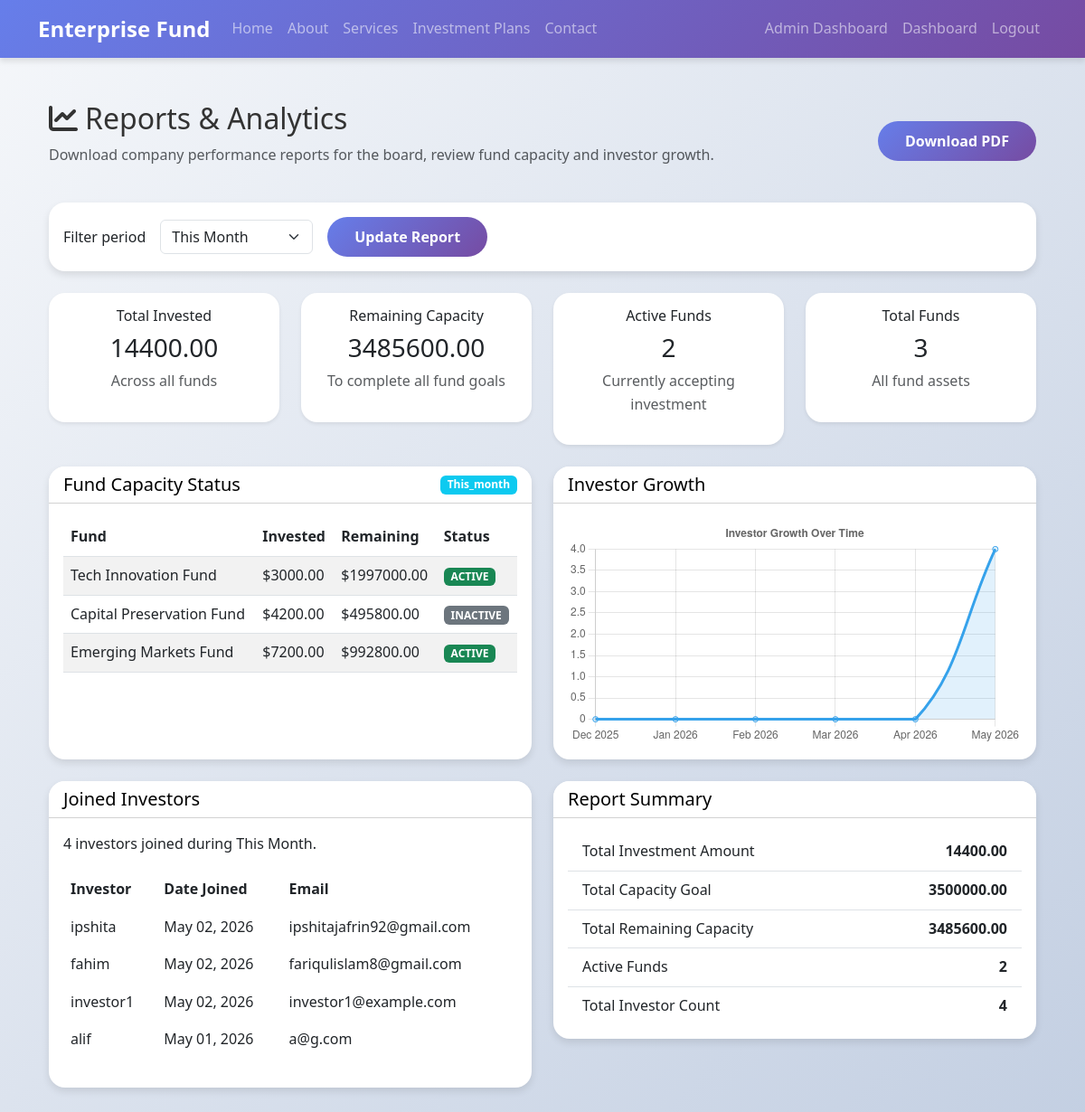
Page /accounts/admin/reports/ (signed in) on the committed database.
### accounts/models.py (models this page shows, shortened)
class Fund(models.Model):
    STATUS_ACTIVE = 'active'
    STATUS_INACTIVE = 'inactive'
    STATUS_CHOICES = [
        (STATUS_ACTIVE, 'Active'),
        (STATUS_INACTIVE, 'Inactive'),
    ]
    name = models.CharField(max_length=255)
    description = models.TextField()
    minimum_investment = models.DecimalField(max_digits=10, decimal_places=2)
    expected_return = models.CharField(max_length=100)
    duration = models.CharField(max_length=100)
    total_capacity = models.DecimalField(max_digits=15, decimal_places=2)
    invested_amount = models.DecimalField(max_digits=15, decimal_places=2, default=0)
    status = models.CharField(max_length=50, choices=STATUS_CHOICES, default=STATUS_ACTIVE)
    created_at = models.DateTimeField(auto_now_add=True)

class CustomUser(AbstractUser):
    ROLE_CHOICES = [
        ('viewer', 'Viewer'),
        ('investor', 'Investor'),
        ('admin', 'Admin'),
    ]
    role = models.CharField(max_length=10, choices=ROLE_CHOICES, default='viewer')
    email_verified = models.BooleanField(default=False)

### accounts/views.py (the view)
# urls.py: path('admin/reports/', views.admin_reports, name='admin_reports'),
@login_required
def admin_reports(request):
    if request.user.role != 'admin':
        return HttpResponseForbidden('Access denied')
    context = build_admin_report_context(request.GET.get('period', 'this_month'))
    return render(request, 'accounts/admin_reports.html', context)

### templates/accounts/admin_reports.html (shortened to what this page needs)
{% extends 'base.html' %}
{% block content %}
<div class="container my-5">
    <div class="d-flex justify-content-between align-items-center mb-4">
        <div>
            <h2><i class="fas fa-chart-line me-2"></i>Reports & Analytics</h2>
            <p class="text-muted">Download company performance reports for the board, review fund capacity and investor growth.</p>
        </div>
        <div class="text-end">
            <a href="{% url 'accounts:admin_reports_download' %}?period={{ selected_period }}&type=pdf" class="btn btn-primary">Download PDF</a>
        </div>
    </div>
    <div class="card mb-4">
        <div class="card-body">
            <form method="get" class="row g-3 align-items-center">
                <div class="col-auto">
                    <label for="period" class="col-form-label">Filter period</label>
                </div>
                <div class="col-auto">
                    <select id="period" name="period" class="form-select">
                        <option value="this_month" {% if selected_period == 'this_month' %}selected{% endif %}>This Month</option>
                    </select>
                </div>
                <div class="col-auto">
                    <button type="submit" class="btn btn-primary">Update Report</button>
                </div>
            </form>
        </div>
    </div>
    <div class="row g-4 mb-4">
        <div class="col-md-3">
            <div class="card report-card shadow-sm">
                <div class="card-body text-center">
                    <h6>Total Invested</h6>
                    <h3>{{ total_invested|floatformat:2 }}</h3>
                    <p class="text-muted">Across all funds</p>
                </div>
            </div>
        </div>
        <div class="col-md-3">
            <div class="card report-card shadow-sm">
                <div class="card-body text-center">
                    <h6>Remaining Capacity</h6>
                    <h3>{{ total_remaining|floatformat:2 }}</h3>
                    <p class="text-muted">To complete all fund goals</p>
                </div>
            </div>
        </div>
        <div class="col-md-3">
            <div class="card report-card shadow-sm">
                <div class="card-body text-center">
                    <h6>Active Funds</h6>
                    <h3>{{ active_funds }}</h3>
                    <p class="text-muted">Currently accepting investment</p>
                </div>
            </div>
        </div>
        <div class="col-md-3">
            <div class="card report-card shadow-sm">
                <div class="card-body text-center">
                    <h6>Total Funds</h6>
                    <h3>{{ total_funds }}</h3>
                    <p class="text-muted">All fund assets</p>
                </div>
            </div>
        </div>
    </div>
    <div class="row g-4 mb-4">
        <div class="col-lg-6">
            <div class="card h-100">
                <div class="card-header d-flex justify-content-between align-items-center">
                    <h5 class="mb-0">Fund Capacity Status</h5>
                    <span class="badge bg-info">{{ selected_period|capfirst }}</span>
                </div>
                <div class="card-body">
                    <div class="table-responsive">
                        <table class="table table-striped table-hover">
                            <thead>
                                <tr>
                                    <th>Fund</th>
                                    <th>Invested</th>
                                    <th>Remaining</th>
                                    <th>Status</th>
                                </tr>
                            </thead>
                            <tbody>
                                {% for fund in fund_summary %}
                                    <tr>
                                        <td>{{ fund.name }}</td>
                                        <td>${{ fund.invested|floatformat:2 }}</td>
                                        <td>${{ fund.remaining|floatformat:2 }}</td>
                                        <td>
                                            <span class="badge bg-{{ fund.badge_color }} text-uppercase">{{ fund.status }}</span>
                                        </td>
                                    </tr>
                                {% empty %}
                                    <tr>
                                        <td colspan="4" class="text-center">No funds available.</td>
                                    </tr>
                                {% endfor %}
                            </tbody>
                        </table>
                    </div>
                </div>
            </div>
        </div>
        <div class="col-lg-6">
            <div class="card h-100">
                <div class="card-header">
                    <h5 class="mb-0">Investor Growth</h5>
                </div>
                <div class="card-body">
                    <canvas id="reportsChart"></canvas>
                </div>
            </div>
        </div>
    </div>
    <div class="row g-4">
        <div class="col-lg-6">
            <div class="card">
                <div class="card-header">
                    <h5 class="mb-0">Joined Investors</h5>
                </div>
                <div class="card-body">
                    <p class="mb-3">{{ members_count }} investors joined during {{ selected_period_label }}.</p>
                    <div class="table-responsive">
                        <table class="table table-borderless">
                            <thead>
                                <tr>
                                    <th>Investor</th>
                                    <th>Date Joined</th>
                                    <th>Email</th>
                                </tr>
                            </thead>
                            <tbody>
                                {% for member in joined_members %}
                                    <tr>
                                        <td>{{ member.username }}</td>
                                        <td>{{ member.date_joined|date:'M d, Y' }}</td>
                                        <td>{{ member.email }}</td>
                                    </tr>
                                {% empty %}
                                    <tr>
                                        <td colspan="3" class="text-center">No investor joins for this period.</td>
                                    </tr>
                                {% endfor %}
                            </tbody>
                        </table>
                    </div>
                </div>
            </div>
        </div>
        <div class="col-lg-6">
            <div class="card">
                <div class="card-header">
                    <h5 class="mb-0">Report Summary</h5>
                </div>
                <div class="card-body">
                    <ul class="list-group list-group-flush">
                        <li class="list-group-item d-flex justify-content-between align-items-center">
                            <span>Total Investment Amount</span>
                            <strong>{{ total_invested|floatformat:2 }}</strong>
                        </li>
                        <li class="list-group-item d-flex justify-content-between align-items-center">
                            <span>Total Capacity Goal</span>
                            <strong>{{ total_capacity|floatformat:2 }}</strong>
                        </li>
                        <li class="list-group-item d-flex justify-content-between align-items-center">
                            <span>Total Remaining Capacity</span>
                            <strong>{{ total_remaining|floatformat:2 }}</strong>
                        </li>
                        <li class="list-group-item d-flex justify-content-between align-items-center">
                            <span>Active Funds</span>
                            <strong>{{ active_funds }}</strong>
                        </li>
                        <li class="list-group-item d-flex justify-content-between align-items-center">
                            <span>Total Investor Count</span>
                            <strong>{{ total_investors }}</strong>
                        </li>
                    </ul>
                </div>
            </div>
        </div>
    </div>
</div>
<script>
document.addEventListener('DOMContentLoaded', function() {
    const ctx = document.getElementById('reportsChart');
    if (ctx) {
        const chartCtx = ctx.getContext('2d');
        new Chart(chartCtx, {
            type: 'line',
            data: {
                labels: {{ month_labels_json|safe }},
                datasets: [{
                    label: 'New Investors',
                    data: {{ month_counts_json|safe }},
                    borderColor: '#36A2EB',
                    backgroundColor: 'rgba(54, 162, 235, 0.15)',
                    tension: 0.4,
                    fill: true,
                }]
            },
            options: {
                responsive: true,
                plugins: {
                    legend: {
                        display: false
                    },
                    title: {
                        display: true,
                        text: 'Investor Growth Over Time'
                    }
                },
                scales: {
                    y: {
                        beginAtZero: true,
                        precision: 0
                    }
                }
            }
        });
    }
});
</script>
{% endblock %}

### static/css/style.css (style rules this page uses)
body { font-family: 'Segoe UI', Tahoma, Geneva, Verdana, sans-serif; background: linear-gradient(135deg, #f5f7fa 0%, #c3cfe2 100%); color: #333; line-height: 1.6; }
.card { box-shadow: 0 4px 8px rgba(0,0,0,.1); border: none; border-radius: 10px; transition: transform 0.3s ease, box-shadow 0.3s ease; }
.btn-primary { background: linear-gradient(135deg, #667eea 0%, #764ba2 100%); border: none; border-radius: 25px; padding: 10px 30px; font-weight: 600; transition: transform 0.3s ease; }
canvas { max-width: 100%; height: 300px; width: 100%; }
.card-header { background-color: white !important; color: black !important; }
.card { border-radius: 18px !important; overflow: hidden; }

### rows in the picture
Fund: name "Tech Innovation Fund", status "ACTIVE"
Fund: name "Capital Preservation Fund", status "INACTIVE"
Fund: name "Emerging Markets Fund", status "ACTIVE"
CustomUser: username "ipshita", date_joined "May 02, 2026", email "ipshitajafrin92@gmail.com"
CustomUser: username "fahim", date_joined "May 02, 2026", email "fariqulislam8@gmail.com"
CustomUser: username "investor1", date_joined "May 02, 2026", email "investor1@example.com"
CustomUser: username "alif", date_joined "May 01, 2026", email "a@g.com"

### other values in the picture
{{ total_invested|floatformat:2 }} "14400.00"
{{ total_remaining|floatformat:2 }} "3485600.00"
{{ active_funds }} "2"
{{ total_funds }} "3"
{{ selected_period|capfirst }} "This_month"
{{ fund.invested|floatformat:2 }} "3000.00" "4200.00" "7200.00"
{{ fund.remaining|floatformat:2 }} "1997000.00" "495800.00" "992800.00"
{{ members_count }} "4"
{{ selected_period_label }} "This Month"
{{ total_capacity|floatformat:2 }} "3500000.00"
{{ total_investors }} "4"
chart data {{ month_counts_json|safe }} [0, 0, 0, 0, 0, 4]
